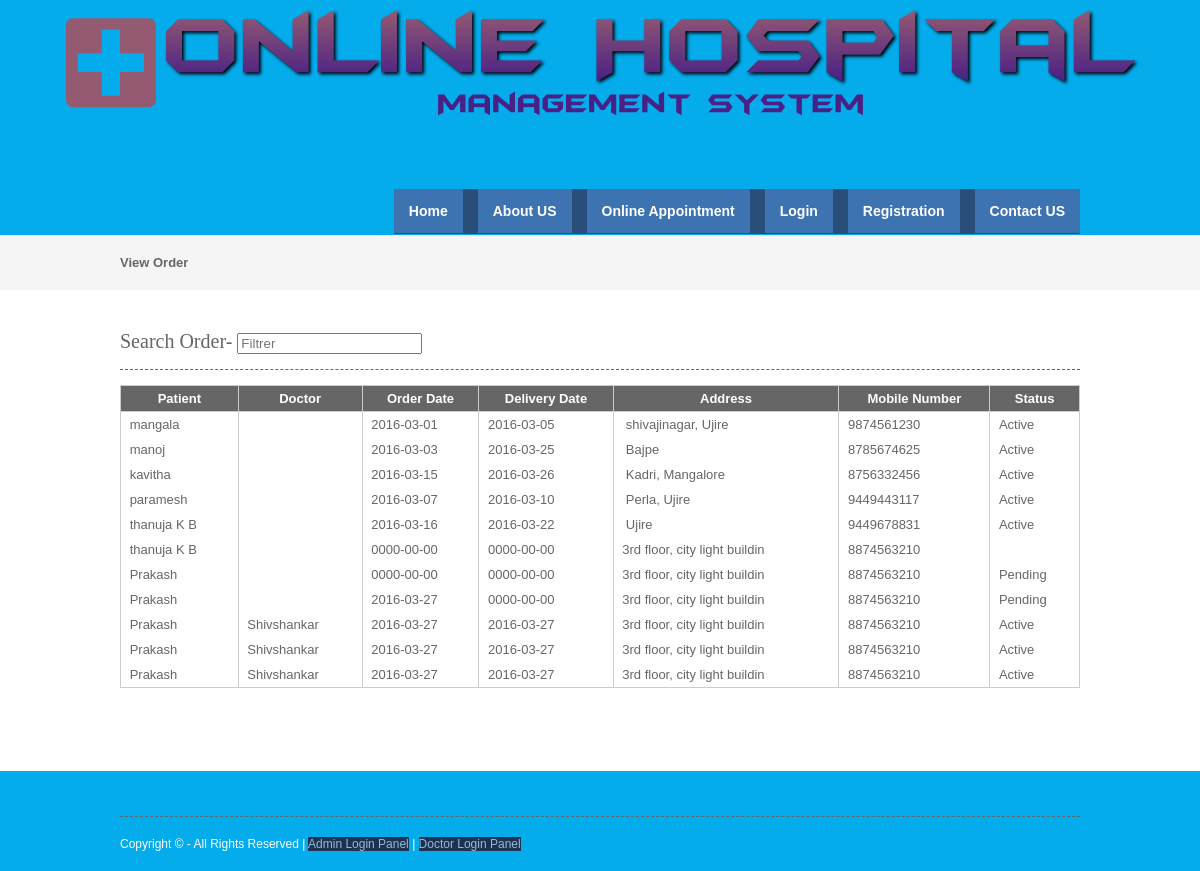
/php/vieworder.php, run on the app's committed database.
### tables this page shows
CREATE TABLE IF NOT EXISTS `orders` (
  `orderid` int(10) NOT NULL AUTO_INCREMENT,
  `patientid` int(10) NOT NULL,
  `doctorid` int(10) NOT NULL,
  `prescriptionid` int(10) NOT NULL,
  `orderdate` date NOT NULL,
  `deliverydate` date NOT NULL,
  `address` text NOT NULL,
  `mobileno` varchar(15) NOT NULL,
  `note` text NOT NULL,
  `status` varchar(10) NOT NULL,
  PRIMARY KEY (`orderid`)
);

CREATE TABLE IF NOT EXISTS `patient` (
  `patientid` int(10) NOT NULL AUTO_INCREMENT,
  `patientname` varchar(50) NOT NULL,
  `admissiondate` date NOT NULL,
  `admissiontime` time NOT NULL,
  `address` varchar(250) NOT NULL,
  `mobileno` varchar(15) NOT NULL,
  `city` varchar(25) NOT NULL,
  `pincode` varchar(20) NOT NULL,
  `loginid` varchar(25) NOT NULL,
  `password` varchar(25) NOT NULL,
  `bloodgroup` varchar(20) NOT NULL,
  `gender` varchar(10) NOT NULL,
  `dob` date NOT NULL,
  `status` varchar(10) NOT NULL,
  PRIMARY KEY (`patientid`),
  KEY `loginid` (`loginid`)
);

CREATE TABLE IF NOT EXISTS `doctor` (
  `doctorid` int(10) NOT NULL AUTO_INCREMENT,
  `doctorname` varchar(50) NOT NULL,
  `mobileno` varchar(15) NOT NULL,
  `departmentid` int(10) NOT NULL,
  `loginid` varchar(25) NOT NULL,
  `password` varchar(25) NOT NULL,
  `status` varchar(10) NOT NULL,
  `education` varchar(25) NOT NULL,
  `experience` float(11,1) NOT NULL,
  `consultancy_charge` float(10,2) NOT NULL,
  PRIMARY KEY (`doctorid`)
);

### php/vieworder.php (the view, shortened to what this page needs)
<?php
include("header.php");
include("dbconnection.php");
?>
<div class="wrapper col2">
  <div id="breadcrumb">
    <ul>
      <li class="first">View Order</li></ul>
  </div>
</div>
<div class="wrapper col4">
  <div id="container">
<section class="container">
<h2>Search Order- <input type="search" class="light-table-filter" data-table="order-table" placeholder="Filtrer" /></h2>
	<table class="order-table">
      <thead>
        <tr>
          <th>Patient</th>
          <th>Doctor</th>
          <th>Order Date</th>
          <th>Delivery Date</th>
          <th>Address</th>
          <th>Mobile Number</th>
          <th>Status</th>
        </tr>
        </thead>
         <tbody>
		 <?php
		$sql ="SELECT * FROM orders where orderid!='0' ";
		$qsql = mysqli_query($con,$sql);
		while($rs = mysqli_fetch_array($qsql))
		{
			$sqlpatient = "SELECT * FROM patient WHERE patientid='$rs[patientid]'";
			$qsqlpatient = mysqli_query($con,$sqlpatient);
			$rspatient = mysqli_fetch_array($qsqlpatient);
			$sqldoctor = "SELECT * FROM doctor WHERE doctorid='$rs[doctorid]'";
			$qsqldoctor = mysqli_query($con,$sqldoctor);
			$rsdoctor = mysqli_fetch_array($qsqldoctor);
        	echo "<tr>
          <td>&nbsp;$rspatient[patientname]</td>
          <td>&nbsp;$rsdoctor[doctorname]</td>
          <td>&nbsp;$rs[orderdate]</td>
          <td>&nbsp;$rs[deliverydate]</td>
		   <td>&nbsp;$rs[address]</td>
		    <td>&nbsp;$rs[mobileno]</td>
			 <td>&nbsp;";
			 if(isset($_SESSION[patientid]))
			{
				if($rs[status] == "Active")
				{
				echo "<a href='prescriptionorderreport.php?orderid=$rs[0]&prescriptionid=$rs[3]'>Orders</a>";
				}
				else
				{
				echo $rs[status];
				}
			}
			else
			{
				echo $rs[status];
			}
			 echo "</td>";
		echo "</tr>";
		}
		?>
      </tbody>
    </table>
    </section>
    <p>&nbsp;</p>
  </div>
</div>
<?php
include("footer.php");
?>

### layout/styles/layout.css (style rules this page uses)
html { overflow-y:scroll; }
body { margin:0; padding:0; font-size:13px; font-family:verdana, Arial, Helvetica, sans-serif; color:#FFFFFF; background-color:#4F473A; }
div.wrapper { display:block; width:100%; margin:0; text-align:left; }
.col2 { color:#666666; background-color:#F5F5F5; }
.col3, .col4 { color:#666666; background-color:#FFFFFF; }
#head, #gallery, #breadcrumb, #container, #footer { display:block; position:relative; width:960px; margin:0 auto; }
#breadcrumb { padding:20px 0; }
#breadcrumb ul { margin:0; padding:0; list-style:none; }
#breadcrumb ul li { display:inline; }
#breadcrumb ul li.first { font-weight:bold; }
#container { padding:40px 0; }
#container h1, #container h2, #container h3, #container h4, #container h5, #container h6 { margin:0 0 15px 0; padding:0 0 15px 0; line-height:normal; font-weight:normal; font-size:20px; font-family:Georgia, "Times New Roman", Times, serif; border-bottom:1px dashed #666666; }

### layout/styles/tables.css (style rules this page uses)
table { width:100%; border-collapse:collapse; table-layout:auto; vertical-align:top; margin-bottom:15px; border:1px solid #CCCCCC; }
table thead th { color:#FFFFFF; background-color:#666666; border:1px solid #CCCCCC; border-collapse:collapse; text-align:center; table-layout:auto; vertical-align:middle; }
table tbody td { vertical-align:top; border-collapse:collapse; border-left:1px solid #CCCCCC; border-right:1px solid #CCCCCC; }
table thead th, table tbody td { padding:5px; border-collapse:collapse; }

### data on the page
orders: patientid.patientname "mangala", orderdate "2016-03-01", deliverydate "2016-03-05", address "shivajinagar, Ujire", mobileno "9874561230", status "Active"
orders: patientid.patientname "manoj", orderdate "2016-03-03", deliverydate "2016-03-25", address "Bajpe", mobileno "8785674625", status "Active"
orders: patientid.patientname "kavitha", orderdate "2016-03-15", deliverydate "2016-03-26", address "Kadri, Mangalore", mobileno "8756332456", status "Active"
orders: patientid.patientname "paramesh", orderdate "2016-03-07", deliverydate "2016-03-10", address "Perla, Ujire", mobileno "9449443117", status "Active"
orders: patientid.patientname "thanuja K B", orderdate "2016-03-16", deliverydate "2016-03-22", address "Ujire", mobileno "9449678831", status "Active"
orders: patientid.patientname "thanuja K B", orderdate "0000-00-00", deliverydate "0000-00-00", address "3rd floor, city light buildin", mobileno "8874563210"
orders: patientid.patientname "Prakash", orderdate "0000-00-00", deliverydate "0000-00-00", address "3rd floor, city light buildin", mobileno "8874563210", status "Pending"
orders: patientid.patientname "Prakash", orderdate "2016-03-27", deliverydate "0000-00-00", address "3rd floor, city light buildin", mobileno "8874563210", status "Pending"
orders: patientid.patientname "Prakash", doctorid.doctorname "Shivshankar", orderdate "2016-03-27", deliverydate "2016-03-27", address "3rd floor, city light buildin", mobileno "8874563210", status "Active"
orders: patientid.patientname "Prakash", doctorid.doctorname "Shivshankar", orderdate "2016-03-27", deliverydate "2016-03-27", address "3rd floor, city light buildin", mobileno "8874563210", status "Active"
orders: patientid.patientname "Prakash", doctorid.doctorname "Shivshankar", orderdate "2016-03-27", deliverydate "2016-03-27", address "3rd floor, city light buildin", mobileno "8874563210", status "Active"
